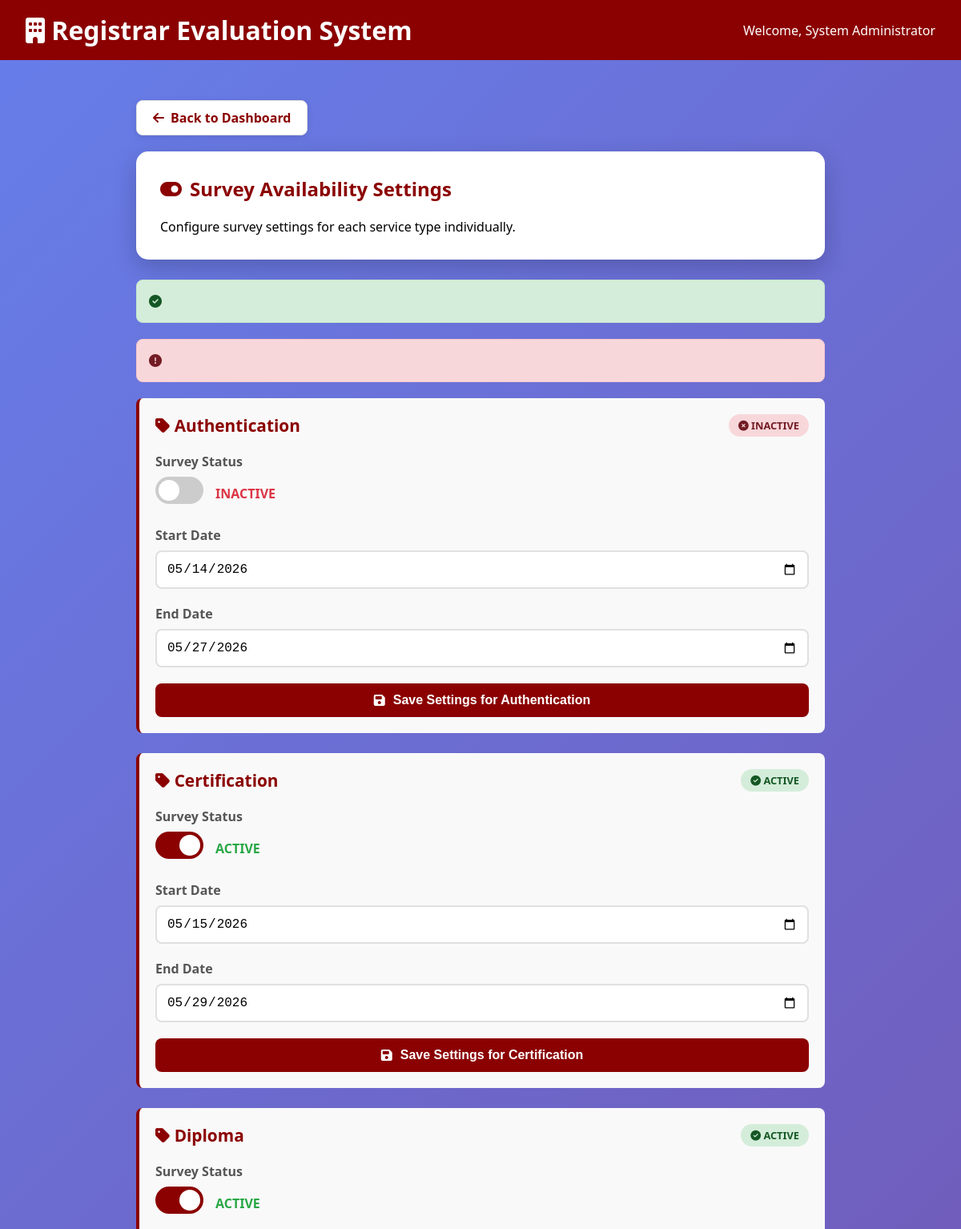
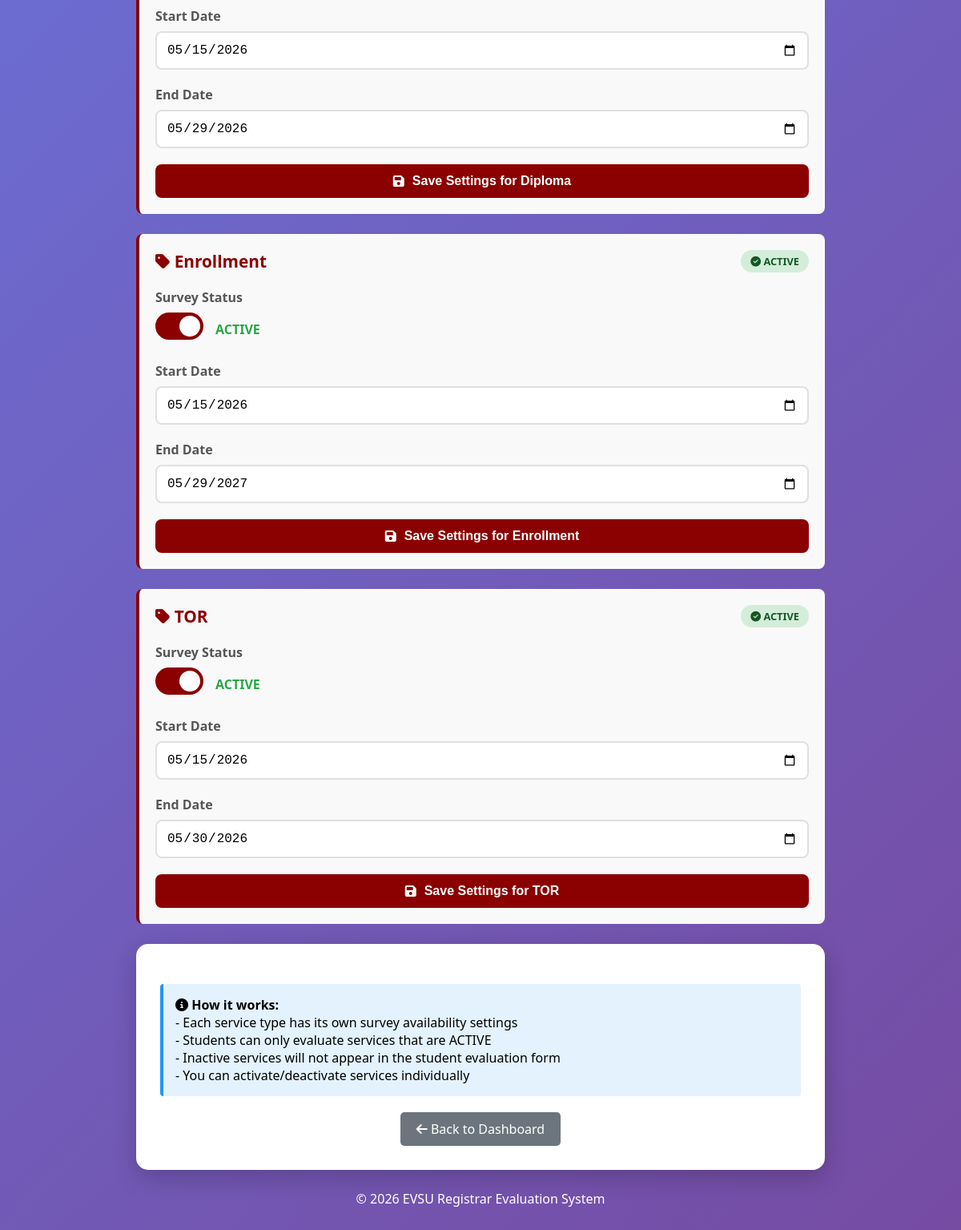
/admin/survey_settings.php (signed in), run on the app's committed database (2 pictures, top to bottom).
### tables this page shows
CREATE TABLE `users` (
  `id` int(11) NOT NULL,
  `username` varchar(50) NOT NULL,
  `password` varchar(255) NOT NULL,
  `email` varchar(100) NOT NULL,
  `role` enum('admin','staff','student') DEFAULT 'student',
  `student_id` varchar(20) DEFAULT NULL,
  `fullname` varchar(100) DEFAULT NULL,
  `profile_picture` varchar(255) DEFAULT NULL,
  `is_active` tinyint(4) DEFAULT 1,
  `created_at` timestamp NULL DEFAULT current_timestamp(),
  `last_login` timestamp NULL DEFAULT NULL,
  `email_verified` tinyint(4) DEFAULT 0,
  `verification_token` varchar(255) DEFAULT NULL,
  `verification_sent_at` timestamp NULL DEFAULT NULL,
  `verification_expires_at` timestamp NULL DEFAULT NULL,
  `updated_at` timestamp NULL DEFAULT NULL,
  `mojoauth_id` varchar(100) DEFAULT NULL,
  `enrollment_status` enum('enrolled','graduated','inactive') DEFAULT 'enrolled',
  `last_enrolled` date DEFAULT NULL
);

CREATE TABLE `service_types` (
  `id` int(11) NOT NULL,
  `name` varchar(50) NOT NULL,
  `description` text DEFAULT NULL,
  `is_active` tinyint(1) DEFAULT 1
);

CREATE TABLE `survey_availability` (
  `id` int(11) NOT NULL,
  `service_type_id` int(11) DEFAULT NULL,
  `is_active` tinyint(1) DEFAULT 0,
  `start_date` date DEFAULT NULL,
  `end_date` date DEFAULT NULL,
  `updated_by` int(11) DEFAULT NULL,
  `updated_at` timestamp NOT NULL DEFAULT current_timestamp() ON UPDATE current_timestamp()
);

### admin/survey_settings.php (the view, shortened to what this page needs)
<?php
$user_id = $_SESSION['user_id'];
$conn = getDB();
$stmt = $conn->prepare("SELECT id, username, fullname, email, role FROM users WHERE id = ?");
$stmt->bind_param("i", $user_id);
$stmt->execute();
$user = $stmt->get_result()->fetch_assoc();
$conn->query("
    CREATE TABLE IF NOT EXISTS survey_availability (
        id INT PRIMARY KEY AUTO_INCREMENT,
        service_type_id INT NOT NULL,
        is_active TINYINT(1) DEFAULT 1,
        start_date DATE,
        end_date DATE,
        updated_by INT,
        updated_at TIMESTAMP DEFAULT CURRENT_TIMESTAMP ON UPDATE CURRENT_TIMESTAMP,
        FOREIGN KEY (service_type_id) REFERENCES service_types(id) ON DELETE CASCADE
    )
");
$conn->query("
    CREATE TABLE IF NOT EXISTS survey_availability (
        id INT PRIMARY KEY AUTO_INCREMENT,
        service_type_id INT NOT NULL,
        is_active BOOLEAN DEFAULT FALSE,
        start_date DATE,
        end_date DATE,
        updated_by INT,
        updated_at TIMESTAMP DEFAULT CURRENT_TIMESTAMP ON UPDATE CURRENT_TIMESTAMP,
        FOREIGN KEY (service_type_id) REFERENCES service_types(id) ON DELETE CASCADE
    )
");
$services = $conn->query("SELECT * FROM service_types ORDER BY name");
$message = '';
$error = '';
$settings = [];
$result = $conn->query("SELECT * FROM survey_availability");
while ($row = $result->fetch_assoc()) {
    $settings[$row['service_type_id']] = $row;
}
?>
<!DOCTYPE html>
<html lang="en">
<head>
    <link rel="stylesheet" href="https://cdnjs.cloudflare.com/ajax/libs/font-awesome/6.4.0/css/all.min.css">
</head>
<body>
    <div class="header">
        <h1><i class="fas fa-building"></i> Registrar Evaluation System</h1>
        <div>
            <span>Welcome, <?php echo htmlspecialchars($user['fullname'] ?? $user['username']); ?></span>
        </div>
    </div>
    <div class="container">
        <div class="back-button-container">
            <a href="index.php" class="back-button">
                <i class="fas fa-arrow-left"></i> Back to Dashboard
            </a>
        </div>
        <div class="card">
            <h2><i class="fas fa-toggle-on"></i> Survey Availability Settings</h2>
            <p>Configure survey settings for each service type individually.</p>
        </div>
        <?php if (isset($message)): ?>
            <div class="alert alert-success">
                <i class="fas fa-check-circle"></i> <?php echo $message; ?>
            </div>
        <?php endif; ?>
        <?php if (isset($error)): ?>
            <div class="alert alert-danger">
                <i class="fas fa-exclamation-circle"></i> <?php echo $error; ?>
            </div>
        <?php endif; ?>
        <?php while($service = $services->fetch_assoc()):
            $current = $settings[$service['id']] ?? null;
            $is_active = $current ? $current['is_active'] : 1;
            $start_date = $current && $current['start_date'] ? $current['start_date'] : date('Y-m-d');
            $end_date = $current && $current['end_date'] ? $current['end_date'] : date('Y-m-d', strtotime('+1 year'));
        ?>
        <div class="service-card">
            <div class="service-title">
                <span><i class="fas fa-tag"></i> <?php echo htmlspecialchars($service['name']); ?></span>
                <span class="status-badge <?php echo $is_active ? 'status-active' : 'status-inactive'; ?>">
                    <i class="fas <?php echo $is_active ? 'fa-check-circle' : 'fa-times-circle'; ?>"></i>
                    <?php echo $is_active ? 'ACTIVE' : 'INACTIVE'; ?>
                </span>
            </div>
            <form method="POST">
                <div class="form-group">
                    <label>Survey Status</label>
                    <div style="display: flex; align-items: center;">
                        <label class="toggle-switch">
                            <span class="slider"></span>
                        </label>
                        <span class="status-text" style="color: <?php echo $is_active ? '#28a745' : '#dc3545'; ?>">
                            <?php echo $is_active ? 'ACTIVE' : 'INACTIVE'; ?>
                        </span>
                    </div>
                </div>
                <div class="form-group">
                    <label>Start Date</label>
                    <input type="date" name="start_date" class="form-control" value="<?php echo $start_date; ?>" required>
                </div>
                <div class="form-group">
                    <label>End Date</label>
                    <input type="date" name="end_date" class="form-control" value="<?php echo $end_date; ?>" required>
                </div>
                <button type="submit" class="btn btn-primary">
                    <i class="fas fa-save"></i> Save Settings for <?php echo htmlspecialchars($service['name']); ?>
                </button>
            </form>
        </div>
        <?php endwhile; ?>
        <div class="card">
            <div class="info-box">
                <i class="fas fa-info-circle"></i>
                <strong>How it works:</strong><br>
                - Each service type has its own survey availability settings<br>
                - Students can only evaluate services that are ACTIVE<br>
                - Inactive services will not appear in the student evaluation form<br>
                - You can activate/deactivate services individually
            </div>
            <div style="text-align: center; margin-top: 20px;">
                <a href="index.php" class="btn-secondary">
                    <i class="fas fa-arrow-left"></i> Back to Dashboard
                </a>
            </div>
        </div>
        <div class="footer">
            <p>© <?php echo date('Y'); ?> EVSU Registrar Evaluation System</p>
        </div>
    </div>
</body>
</html>

### admin/survey_settings.php (style rules this page uses)
* { margin: 0; padding: 0; box-sizing: border-box; }
:root { --evsu-red: #8B0000; --evsu-gold: #FFD700; }
body { font-family: 'Segoe UI', sans-serif; background: linear-gradient(135deg, #667eea 0%, #764ba2 100%); min-height: 100vh; }
.header { background: var(--evsu-red); color: white; padding: 1rem 2rem; display: flex; justify-content: space-between; align-items: center; flex-wrap: wrap; }
.container { max-width: 900px; margin: 50px auto; padding: 0 20px; }
.card { background: white; border-radius: 15px; padding: 30px; margin-bottom: 25px; box-shadow: 0 10px 30px rgba(0,0,0,0.2); }
.service-card { background: #f9f9f9; border-left: 4px solid var(--evsu-red); margin-bottom: 25px; padding: 20px; border-radius: 8px; transition: all 0.3s; }
.service-title { font-size: 1.3rem; font-weight: bold; color: var(--evsu-red); margin-bottom: 20px; display: flex; align-items: center; justify-content: space-between; flex-wrap: wrap; }
.card h2 { color: var(--evsu-red); margin-bottom: 20px; display: flex; align-items: center; gap: 10px; }
.form-group { margin-bottom: 20px; }
label { display: block; margin-bottom: 8px; font-weight: 600; color: #555; }
.form-control { width: 100%; padding: 12px; border: 2px solid #e0e0e0; border-radius: 8px; font-size: 1rem; }
.toggle-switch { position: relative; display: inline-block; width: 60px; height: 34px; }
.slider { position: absolute; cursor: pointer; top: 0; left: 0; right: 0; bottom: 0; background-color: #ccc; transition: .4s; border-radius: 34px; }
.slider:before { position: absolute; content: ""; height: 26px; width: 26px; left: 4px; bottom: 4px; background-color: white; transition: .4s; border-radius: 50%; }
input:checked + .slider { background-color: var(--evsu-red); }
input:checked + .slider:before { transform: translateX(26px); }
.status-badge { display: inline-block; padding: 5px 12px; border-radius: 20px; font-size: 0.8rem; font-weight: bold; }
.status-active { background: #d4edda; color: #155724; }
.status-inactive { background: #f8d7da; color: #721c24; }
.status-text { font-size: 1rem; font-weight: bold; margin-left: 15px; }
.btn { width: 100%; padding: 12px; border: none; border-radius: 8px; font-size: 1rem; font-weight: 600; cursor: pointer; display: flex; align-items: center; justify-content: center; gap: 10px; transition: all 0.3s; }
.btn-primary { background: var(--evsu-red); color: white; }
.btn-secondary { background: #6c757d; color: white; text-decoration: none; display: inline-block; padding: 10px 20px; border-radius: 5px; }
.alert { padding: 15px; border-radius: 8px; margin-bottom: 20px; }
.alert-success { background: #d4edda; color: #155724; border: 1px solid #c3e6cb; }
.alert-danger { background: #f8d7da; color: #721c24; border: 1px solid #f5c6cb; }
.info-box { background: #e3f2fd; border-left: 4px solid #2196f3; padding: 15px; margin-top: 20px; border-radius: 4px; }
.footer { text-align: center; margin-top: 20px; color: white; }
.back-button-container { margin-bottom: 20px; }
.back-button { display: inline-flex; align-items: center; gap: 8px; padding: 10px 20px; background: white; color: var(--evsu-red); text-decoration: none; border-radius: 8px; font-weight: 600; box-shadow: 0 2px 8px rgba(0,0,0,0.1); transition: all 0.3s; border: 1px solid #e0e0e0; }

### data on the page
users: fullname "System Administrator"
service_types: name "Authentication", shows "INACTIVE", start_date "05/14/2026", end_date "05/27/2026"
service_types: name "Certification", shows "ACTIVE", start_date "05/15/2026", end_date "05/29/2026"
service_types: name "Diploma", shows "ACTIVE", start_date "05/15/2026", end_date "05/29/2026"
service_types: name "Enrollment", shows "ACTIVE", start_date "05/15/2026", end_date "05/29/2027"
service_types: name "TOR", shows "ACTIVE", start_date "05/15/2026", end_date "05/30/2026"
